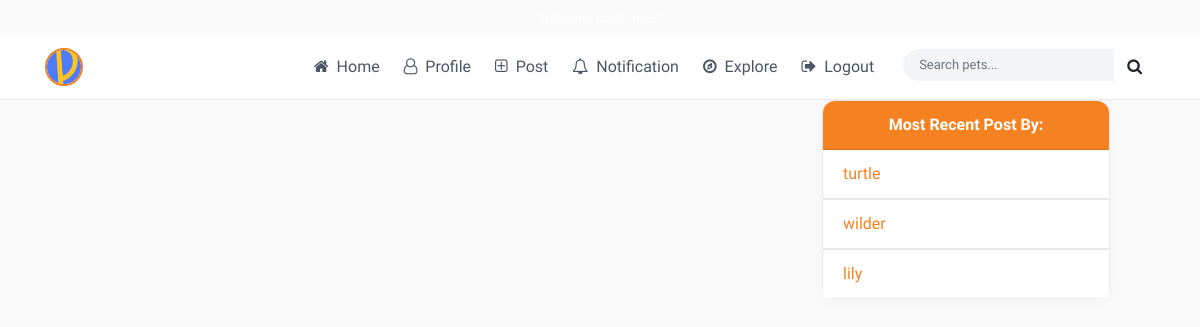
Page / (signed in) on the earlier database version.
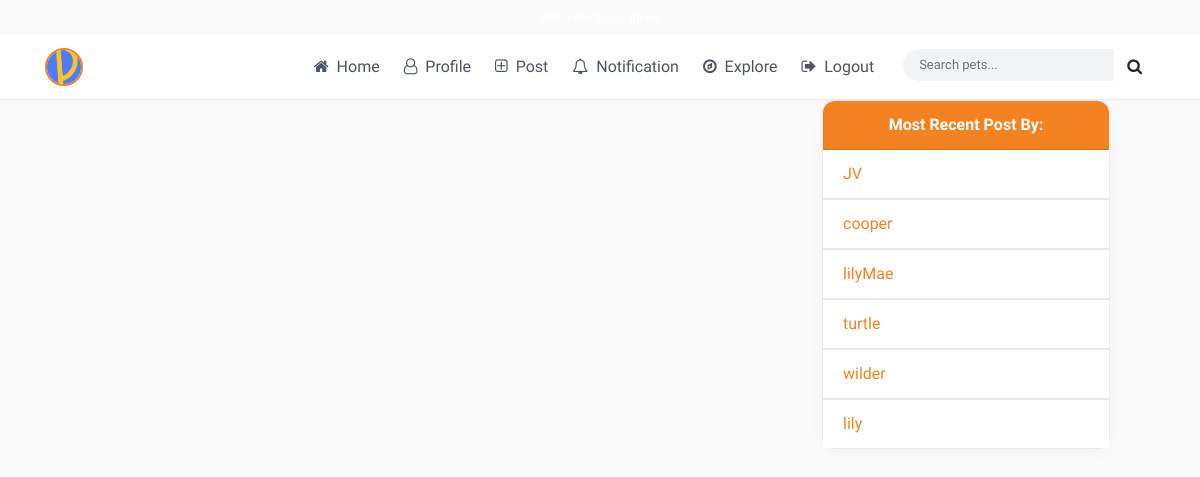
Same page on the later database version.
### post/models.py (models this page shows, shortened)
class Post(models.Model):
    display_name = models.ForeignKey(CustomUser, related_name='user', on_delete=models.CASCADE)
    post_file= models.FileField(upload_to='post/', validators=[FileExtensionValidator(['jpg', 'jpeg', 'heic', 'HEIC', 'mp4', 'mov', 'png'])], null=True)
    caption = models.TextField()
    created_at = models.DateTimeField(default=timezone.now)
    likes = models.IntegerField(default=0)
    user_likes = models.ManyToManyField(CustomUser, related_name='user_likes', symmetrical=False, default=CustomUser, blank=True)
    dislikes = models.IntegerField(default=0)
    location = models.CharField(max_length=255, blank=True, null=True)
    filter_style = models.CharField(max_length=50, blank=True, null=True, default='normal')

### user_profile/models.py (models this page shows)
class CustomUser(AbstractUser):
    website = models.URLField(max_length=200, blank=True)
    bio = models.TextField()
    display_name = models.CharField(max_length=40)
    profile_pic = models.ImageField(upload_to='profile_img', null=True, blank=True)
    follows = models.ManyToManyField('self', related_name='user_follows', symmetrical=False, blank=True, default='self')
    CHOICES = (
        ('Dog', 'Dog'),
        ('Cat', 'Cat'),
        ('Hamster', 'Hamster'),
        ('Bird', 'Bird'),
        ('Fish', 'Fish'),
        ('Reptile', 'Reptile'),
        ('Others', 'Others'),
    )
    pet_type = models.CharField(max_length=300, choices = CHOICES)
    followers = models.ManyToManyField('self', related_name='user_followers', symmetrical=False, blank=True, default='self')
    groups = models.ManyToManyField(
        'auth.Group',
        verbose_name='groups',
        blank=True,
        help_text='The groups this user belongs to.',
        related_name='customuser_set',
        related_query_name='customuser',
    )
    user_permissions = models.ManyToManyField(
        'auth.Permission',
        verbose_name='user permissions',
        blank=True,
        help_text='Specific permissions for this user.',
        related_name='customuser_set',
        related_query_name='customuser',
    )
    def __str__(self):
        return self.display_name

### post/views.py (the view)
# urls.py: path('', post.homepage, name='homepage'),
@login_required
def homepage(request):
    notify = Notification.objects.filter(reciever=request.user, read=False).count()
    cnotify = NotifyComment.objects.filter(reciever=request.user, read=False).count()
    total_notify = notify + cnotify
    all_posts = Post.objects.all().order_by('-created_at')
    feed = [post for post in all_posts if post.display_name in request.user.follows.all() or request.user == post.display_name]
    most_recent = Post.objects.all().order_by('-created_at')[0:10]
    return render(request, 'homepage.html', {'feed': feed, 'total_notify': total_notify, 'most_recent': most_recent})

### templates/homepage.html (shortened to what this page needs)
<!DOCTYPE html>
{% load static %}
<html lang="en">
  <head>
    <link href="https://vjs.zencdn.net/7.11.4/video-js.css" rel="stylesheet" />
    <link
      rel="stylesheet"
      href="https://maxcdn.bootstrapcdn.com/bootstrap/4.5.2/css/bootstrap.min.css"
    />
    <link
      rel="stylesheet"
      href="https://cdnjs.cloudflare.com/ajax/libs/font-awesome/4.7.0/css/font-awesome.min.css"
    />
    <link rel="stylesheet" href="{% static 'css/style.css' %}" />
  </head>
  <body>
    {% include 'nav.html' %}
    <div class="container">
      <div class="second-col" style="float:right; width: 30%;">
        <div class="card side" style="width: 18rem;">
          <div class="card-header list text-center">
            Most Recent Post By:
          </div>
          {% for person in most_recent %}
          <ul class="list-group list-group-flush">
            <li class="list-group-item">{{person.display_name}}</li>
          </ul>
          {% endfor %}
        </div>
      </div>
    </div>
  </body>
</html>

Differences in the rows shown:
added Post: display_name "JV"
added Post: display_name "cooper"
added Post: display_name "lilyMae"
